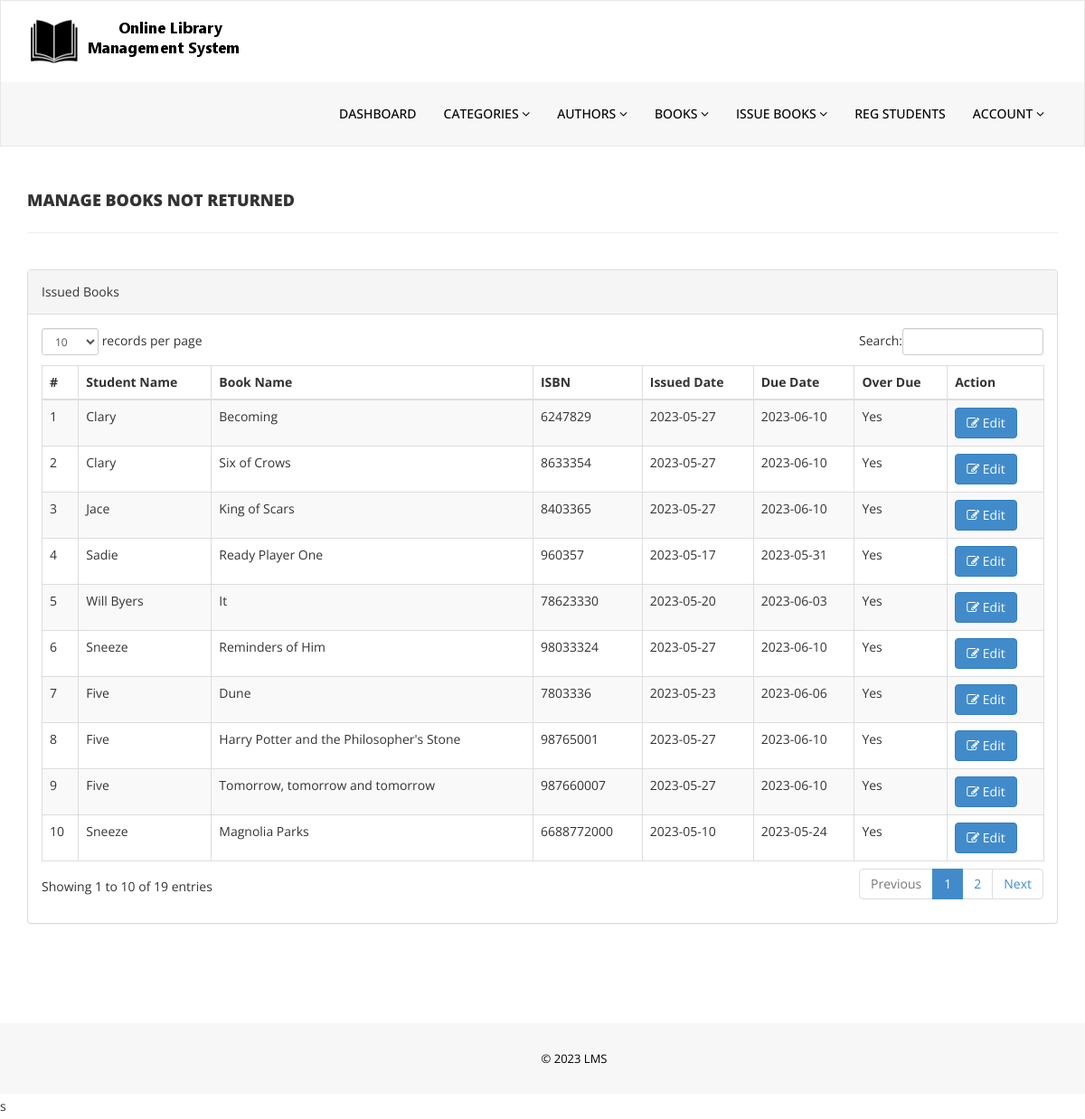
The app's page /admin/not-returned.php (signed in) with its own data.
### tables this page shows
CREATE TABLE `tblissuedbookdetails` (
  `id` int(11) NOT NULL,
  `BookId` int(11) NOT NULL,
  `StudentID` varchar(150) DEFAULT NULL,
  `IssuesDate` date DEFAULT current_timestamp(),
  `DueDate` date DEFAULT NULL,
  `ReturnDate` timestamp NULL DEFAULT NULL ON UPDATE current_timestamp(),
  `RetrunStatus` int(1) DEFAULT NULL,
  `fine` int(11) DEFAULT NULL
);

CREATE TABLE `tblstudents` (
  `id` int(11) NOT NULL,
  `StudentId` varchar(100) DEFAULT NULL,
  `FullName` varchar(120) DEFAULT NULL,
  `EmailId` varchar(120) DEFAULT NULL,
  `MobileNumber` char(11) DEFAULT NULL,
  `Password` varchar(120) DEFAULT NULL,
  `Status` int(1) DEFAULT NULL,
  `RegDate` timestamp NULL DEFAULT current_timestamp(),
  `UpdationDate` timestamp NULL DEFAULT NULL ON UPDATE current_timestamp()
);

CREATE TABLE `tblbooks` (
  `id` int(11) NOT NULL,
  `BookName` varchar(255) DEFAULT NULL,
  `CatId` int(11) DEFAULT NULL,
  `AuthorId` int(11) DEFAULT NULL,
  `ISBNNumber` varchar(25) DEFAULT NULL,
  `BookPrice` decimal(10,2) DEFAULT NULL,
  `bookImage` varchar(250) NOT NULL,
  `isIssued` int(1) DEFAULT 0,
  `RegDate` timestamp NULL DEFAULT current_timestamp(),
  `UpdationDate` timestamp NULL DEFAULT NULL ON UPDATE current_timestamp()
);

### admin/not-returned.php (the view, shortened to what this page needs)
<?php
if(strlen($_SESSION['alogin'])==0)
    {
header('location:index.php');
}
else{
    ?>
<!DOCTYPE html>
<html xmlns="http://www.w3.org/1999/xhtml">
<head>
    <link href="assets/css/bootstrap.css" rel="stylesheet" />
    <link href="assets/css/font-awesome.css" rel="stylesheet" />
    <link href="assets/js/dataTables/dataTables.bootstrap.css" rel="stylesheet" />
    <link href="assets/css/style.css" rel="stylesheet" />
</head>
<body>
<?php include('includes/header.php');?>
    <div class="content-wrapper">
         <div class="container">
        <div class="row pad-botm">
            <div class="col-md-12">
                <h4 class="header-line">Manage Books Not Returned</h4>
    </div>
     <div class="row">
</div>
        </div>
            <div class="row">
                <div class="col-md-12">
                    <div class="panel panel-default">
                        <div class="panel-heading">
                          Issued Books
                        </div>
                        <div class="panel-body">
                            <div class="table-responsive">
                                <table class="table table-striped table-bordered table-hover" id="dataTables-example">
                                    <thead>
                                        <tr>
                                            <th>#</th>
                                            <th>Student Name</th>
                                            <th>Book Name</th>
                                            <th>ISBN </th>
                                            <th>Issued Date</th>
                                            <th>Due Date</th>
											<th>Over Due</th>
                                            <th>Action</th>
                                        </tr>
                                    </thead>
                                    <tbody>
<?php $sql = "SELECT tblstudents.FullName,tblbooks.BookName,tblbooks.ISBNNumber,tblissuedbookdetails.IssuesDate,tblissuedbookdetails.DueDate, tblissuedbookdetails.ReturnDate,tblissuedbookdetails.id as rid from  tblissuedbookdetails join tblstudents on tblstudents.StudentId=tblissuedbookdetails.StudentId join tblbooks on tblbooks.id=tblissuedbookdetails.BookId WHERE tblissuedbookdetails.ReturnDate IS NULL";
$query = $dbh -> prepare($sql);
$query->execute();
$results=$query->fetchAll(PDO::FETCH_OBJ);
$cnt=1;
if($query->rowCount() > 0)
{
foreach($results as $result)
{               ?>
                                        <tr class="odd gradeX">
                                            <td class="center"><?php echo htmlentities($cnt);?></td>
                                            <td class="center"><?php echo htmlentities($result->FullName);?></td>
                                            <td class="center"><?php echo htmlentities($result->BookName);?></td>
                                            <td class="center"><?php echo htmlentities($result->ISBNNumber);?></td>
                                            <td class="center"><?php echo htmlentities($result->IssuesDate);?></td>
											<td class="center"><?php echo htmlentities($result->DueDate);?></td>
											 <td class="center"><?php $curr = date('Y-m-d'); if ($curr > $result->DueDate)
												echo htmlentities('Yes'); else echo htmlentities('No')?></td>
                                            <td class="center">
                                            <a href="update-issue-bookdeails.php?rid=<?php echo htmlentities($result->rid);?>"><button class="btn btn-primary"><i class="fa fa-edit "></i> Edit</button>
                                            </td>
                                        </tr>
 <?php $cnt=$cnt+1;}} ?>
                                    </tbody>
                                </table>
                            </div>
                        </div>
                    </div>
                </div>
            </div>
    </div>
    </div>
  <?php include('includes/footer.php');?>
</body>
</html>
<?php } ?>

### admin/assets/css/style.css (style rules this page uses)
.content-wrapper { margin-top: 40px; min-height:800px; padding-bottom:90px; }
.header-line { font-weight:900; padding-bottom:25px; border-bottom:1px solid #eeeeee; text-transform:uppercase; }
.pad-botm { padding-bottom:30px; }

### records on screen
tblissuedbookdetails: tblstudents.FullName "Clary", BookId.BookName "Becoming", BookId.ISBNNumber "6247829", IssuesDate "2023-05-27", DueDate "2023-06-10"
tblissuedbookdetails: tblstudents.FullName "Clary", BookId.BookName "Six of Crows", BookId.ISBNNumber "8633354", IssuesDate "2023-05-27", DueDate "2023-06-10"
tblissuedbookdetails: tblstudents.FullName "Jace", BookId.BookName "King of Scars", BookId.ISBNNumber "8403365", IssuesDate "2023-05-27", DueDate "2023-06-10"
tblissuedbookdetails: tblstudents.FullName "Sadie", BookId.BookName "Ready Player One", BookId.ISBNNumber "960357", IssuesDate "2023-05-17", DueDate "2023-05-31"
tblissuedbookdetails: tblstudents.FullName "Will Byers", BookId.BookName "It", BookId.ISBNNumber "78623330", IssuesDate "2023-05-20", DueDate "2023-06-03"
tblissuedbookdetails: tblstudents.FullName "Sneeze", BookId.BookName "Reminders of Him", BookId.ISBNNumber "98033324", IssuesDate "2023-05-27", DueDate "2023-06-10"
tblissuedbookdetails: tblstudents.FullName "Five", BookId.BookName "Dune", BookId.ISBNNumber "7803336", IssuesDate "2023-05-23", DueDate "2023-06-06"
tblissuedbookdetails: tblstudents.FullName "Five", BookId.BookName "Harry Potter and the Philosopher's Stone", BookId.ISBNNumber "98765001", IssuesDate "2023-05-27", DueDate "2023-06-10"
tblissuedbookdetails: tblstudents.FullName "Five", BookId.BookName "Tomorrow, tomorrow and tomorrow", BookId.ISBNNumber "987660007", IssuesDate "2023-05-27", DueDate "2023-06-10"
tblissuedbookdetails: tblstudents.FullName "Sneeze", BookId.BookName "Magnolia Parks", BookId.ISBNNumber "6688772000", IssuesDate "2023-05-10", DueDate "2023-05-24"
